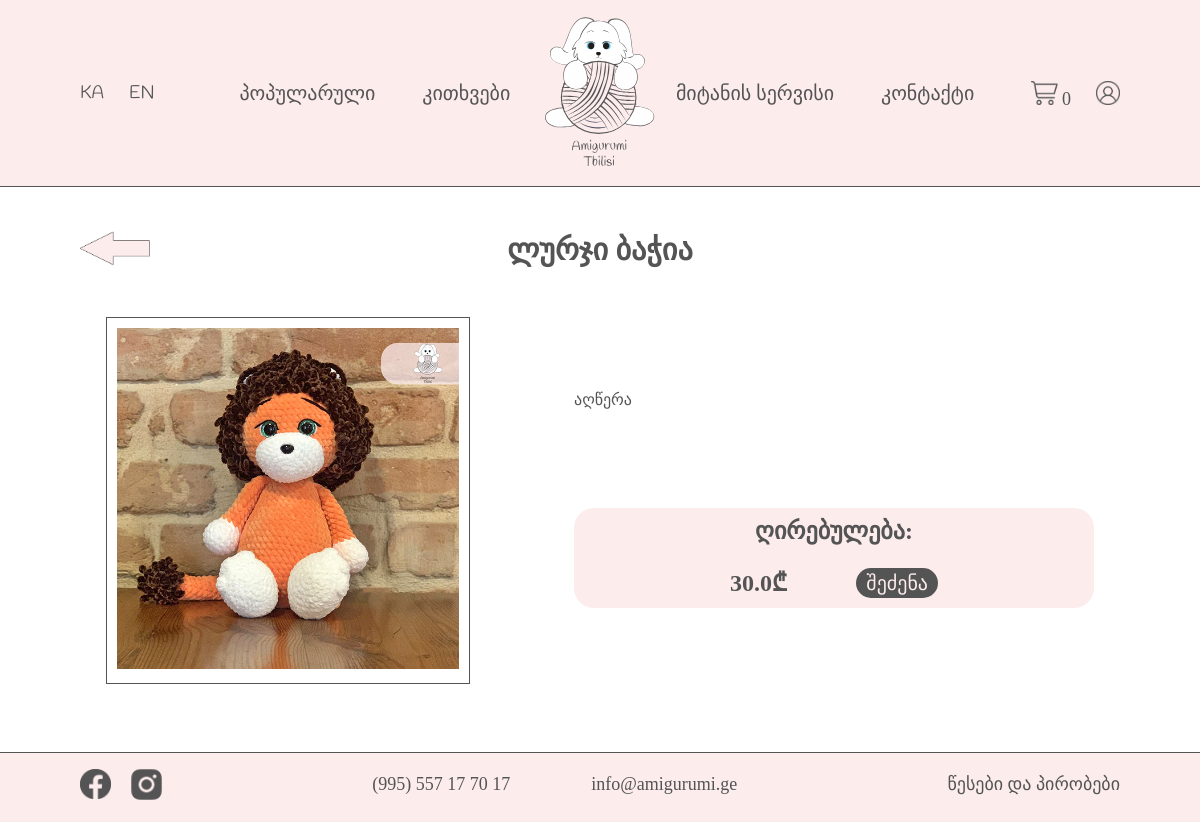
Before: /product/1 with the older database file.
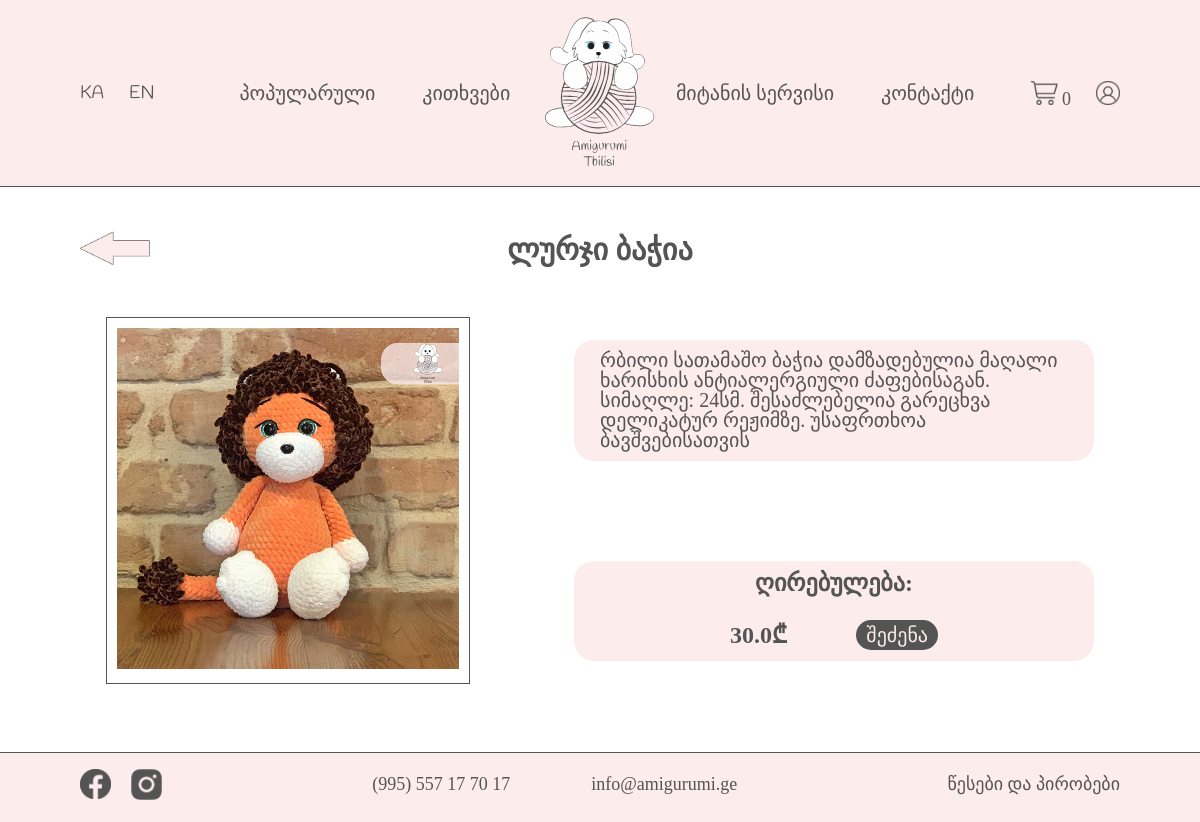
After: the same page with the newer database file.
### app/models/store.py (models this page shows)
class Toy(db.Model, BaseModel):
    __tablename__ = "toys"
    id = db.Column(db.Integer, primary_key=True)
    photo = db.Column(db.String, nullable=False)
    name_geo = db.Column(db.String, nullable=False)
    name_eng = db.Column(db.String, nullable=False)
    desc_eng = db.Column(db.Text, nullable=False)
    desc_geo = db.Column(db.Text, nullable=False)
    price = db.Column(db.Float, nullable=False)
    stock = db.Column(db.Integer, nullable=False)
    is_popular = db.Column(db.Boolean, nullable=False)
    meta_geo = db.Column(db.String, nullable=False)
    meta_eng = db.Column(db.String, nullable=False)
    category_id = db.Column(db.ForeignKey("toy_categories.id"))
    category = db.relationship("ToyCategory", uselist=False)

### app/views/product/routes.py (the view)
@product_blueprint.route("/product/<int:id>")
def view_product(id):
    toy = Toy.query.filter_by(id=id).first()
    desc_geo = toy.desc_geo.replace("&nbsp;", " ")
    desc_eng = toy.desc_eng.replace("&nbsp;", " ")
    return render_template("product-page.html", toy=toy, desc_geo=desc_geo, desc_eng=desc_eng)

### app/__init__.py (called while the page is built)
def register_extensions(app):
    db.init_app(app)
    migrate.init_app(app, db)
    login_manager.init_app(app)
    login_manager.login_view = "auth.login"
    @login_manager.user_loader
    def load_user(user_id):
        return User.query.get(user_id)
    admin.init_app(app)
    admin.add_view(OrderView(Order, db.session, name="შეკვეთები"))
    admin.add_view(UserView(User, db.session, name="მომხმარებლები"))
    admin.add_view(ToyView(Toy, db.session, name="სათამაშოები"))
    admin.add_view(ToyCategoryView(ToyCategory, db.session, name="კატეგორიები"))
    admin.add_view(CityView(City, db.session, name="ქალაქები"))
    admin.add_link(MenuLink("გასვლა", url="/"))
    ckeditor.init_app(app)
    def get_locale():
        if 'locale' not in session.keys():
            session['locale'] = 'EN'
        return session['locale']
    babel.init_app(app, locale_selector=get_locale)

### app/templates/product/product-page.html
{% extends 'layouts/base.html' %}
{% block main %}
<main>
    <div class="container">
        <a class="go-back" href="{{ url_for('product.category', category_id=toy.category_id) }}">
            <img src="{{ url_for('static', filename='img/icons/arrow.png') }}" alt="back arrow">
        </a>
        {% if session['locale'] == 'KA' %}
            <h1>{{ toy.name_eng }}</h1>
        {% else %}
            <h1>{{ toy.name_geo }}</h1>
        {% endif %}
        <div class="product-details">
            <div class="product-image">
                <img src="{{ url_for('static', filename='img/products/' + toy.photo) }}" alt="{{ toy.name_eng }}">
            </div>
            <div class="product-description">
                {% if session['locale'] == 'KA' %}
                    {{ desc_eng | safe }}
                {% else %}
                    {{ desc_geo | safe }}
                {% endif %}
                <div class="buy">
                    <span id="price">{{_('ღირებულება')}}:</span>
                    <div>
                        <span>{{ toy.price }}₾</span>
                        <a id="buyA">
                            <button class="add-to-cart" id="buyButton" onclick="getInfo('{{toy.photo}}', '{{toy.price}}')">{{_('შეძენა')}}</button>
                        </a>
                    </div>
                </div>
            </div>
        </div>
    </div>
</main>
{% endblock %}

### app/templates/layouts/base.html (shortened to what this page needs)
<!DOCTYPE html>
<html lang="en">
<head>
    <link rel="stylesheet" href="{{ url_for('static', filename='css/reset.css') }}">
    <link rel="stylesheet" href="{{ url_for('static', filename='css/style.css') }}">
</head>
<body>
<header>
    <nav>
        <div class="header-container">
            <ul class="languages">
                <li><a href="{{ url_for('main.change_language') }}" {% if session['locale'] == 'EN' %} style="pointer-events: none"{% else %}style=""{% endif %}>KA</a></li>
                <li><a href="{{ url_for('main.change_language') }}" {% if session['locale'] == 'KA' %} style="pointer-events: none"{% else %}style=""{% endif %}>EN</a></li>
            </ul>
            <ul class="pages">
                <li><a id="featuredProducts" href="{{ url_for('main.home') }}#featured">{{_('პოპულარული')}}</a></li>
                <li><a id="questionsTab" href="{{url_for('main.questions')}}">{{_('კითხვები')}}</a></li>
            </ul>
            <div class="logo" id="logoDiv">
                <a id="logoLink" href="{{ url_for('main.home') }}">
                    <img src="{{ url_for('static', filename='img/amigurumi logo.svg') }}" alt="logo">
                </a>
            </div>
            <ul class="pages">
                <li><a id="deliveryTab" href="{{ url_for('main.home') }}#delivery-service">{{_('მიტანის სერვისი')}}</a></li>
                <li><a id="contactTab" href="{{ url_for('main.home') }}#contact-us">{{ _('კონტაქტი') }}</a></li>
            </ul>
            <div class="icons">
                <a class="cart" id="cartIcon">
                    <div>
                        <span class="counter">0</span>
                    </div>
                </a>
                <a class="profile" href="{{url_for('auth.login')}}">
                </a>
            </div>
        </div>
    </nav>
</header>
{% block main %}
{% endblock %}
 <footer id="contact-us">
        <nav>
        <div class="social-icons">
            <a href="https://www.facebook.com/amigurumitbilisi/" >
            </a>
            <a href="https://www.instagram.com/amigurumi_tbilisi/" >
            </a>
        </div>
        <div class="contact-details">
        <address>
            <a id="phone" href="tel:+995557177017">(995) 557 17 70 17</a>
        </address>
        <address>
            <a id="mail" href="mailto:info@amigurumi.ge">info@amigurumi.ge</a>
        </address>
        </div>
        <a class="terms" id="termsTab" href="{{url_for('main.terms')}}">{{_('წესები და პირობები')}}</a>
    </nav>
    </footer>
</body>
</html>

### app/static/css/style.css (style rules this page uses)
:root { --main-font-en: 'Handlee'; --main-font-ge: 'alk-life'; --text-color: #545455; --background-color: #fcecec; --size-30: 30px; --size-24: 24px; --size-20: 20px; --size-18: 18px; }
html { scroll-behavior: smooth; }
body { position: relative; }
header { width: 100%; background-color: var(--background-color); border-bottom: 1px solid var(--text-color); }
.logo { max-width: 110px; min-width: 90px; width: 15%; align-self: center; }
.logo a { display: block; width: 100%; }
.logo img { height: 100%; cursor: pointer; }
.header-container { display: flex; justify-content: space-between; padding: 1rem 5rem; }
.container { padding: 1rem 5rem; position: relative; }
.languages, .icons { width: 12%; display: flex; align-content: center; gap: 20%; }
.languages { justify-content: flex-start; }
.icons { justify-content: flex-end; }
.icons a { height: 24px; }
.icons svg { cursor: pointer; height: 100%; width: fit-content; }
.languages a { font-family: var(--main-font-en); text-decoration: none; color: var(--text-color); font-size: var(--size-18); }
.pages { width: 30%; min-width: 297px; display: flex; justify-content: center; gap: 15%; align-self: center; }
.pages a { font-family: var(--main-font-ge); color: var(--text-color); font-size: var(--size-20); text-decoration: none; }
footer { width: 100%; background-color: var(--background-color); max-height: 70px; min-height: 70px; border-top: 1px solid var(--text-color); }
footer nav { width: 100%; padding: 1rem 5rem; display: flex; justify-content: space-between; align-content: center; }
.social-icons { display: flex; justify-content: center; gap: 20px; align-content: center; }
.social-icons a { max-width: 31px; align-self: center; }
footer svg { display: block; width: 100%; height: fit-content; }
.contact-details { width: 30%; min-width: 365px; display: flex; justify-content: space-between; }
footer address { align-self: center; }
footer a { font-family: var(--main-font-ge); font-size: var(--size-18); color: var(--text-color); text-decoration: none; }
.terms { align-self: center; }
.container h1, .error-container h1 { font-family: var(--main-font-ge); color: var(--text-color); font-weight: 900; font-size: var(--size-30); text-align: center; padding-top: 2rem; }
.product-details { width: 100%; padding: 5% 0; display: flex; justify-content: center; gap: 10%; }
.product-image { min-width: 180px; width: 35%; height: fit-content; padding: 1%; border: 1px solid var(--text-color); align-self: center; }
.product-details img { margin: 0 auto; width: 100%; }
.product-description { width: 50%; font-family: var(--main-font-ge); color: var(--text-color); display: flex; flex-direction: column; gap: 100px; justify-content: center; align-content: center; }
.product-description p { width: 100%; padding: 2% 5%; background-color: var(--background-color); border-radius: 20px; font-size: var(--size-20); }
.buy { height: 100px; width: 100%; padding: 2% 30%; display: flex; flex-direction: column; justify-content: space-between; background-color: var(--background-color); border-radius: 20px; align-self: center; font-size: var(--size-24); font-weight: 600; }
.buy div { display: flex; justify-content: space-between; }
.buy span { align-self: center; }
.product-description button { padding: 3px 10px; font-family: var(--main-font-ge); font-size: var(--size-20); color: var(--background-color); background-color: var(--text-color); border-radius: 20px; cursor: pointer; }
.cart { text-decoration: none; }
.cart div { display: inline; }
.counter { font-family: var(--main-font-ge); color: var(--text-color); font-size: var(--size-18); cursor: pointer; }
.go-back { display: block; width: 70px; position: absolute; top: 2.8rem; }
.go-back img { width: 100%; }

Changed rows visible on the page:
changed Toy "ლურჯი ბაჭია": desc_geo "აღწერა" → "რბილი სათამაშო ბაჭია დამზადებულია მაღალი ხარისხის ანტიალერგიული ძაფებისაგან. სიმაღლე: 24სმ. შესაძლებელია გარეცხვა დელიკატურ რეჟიმზე. უსაფრთხოა ბავშვებისათვის"
